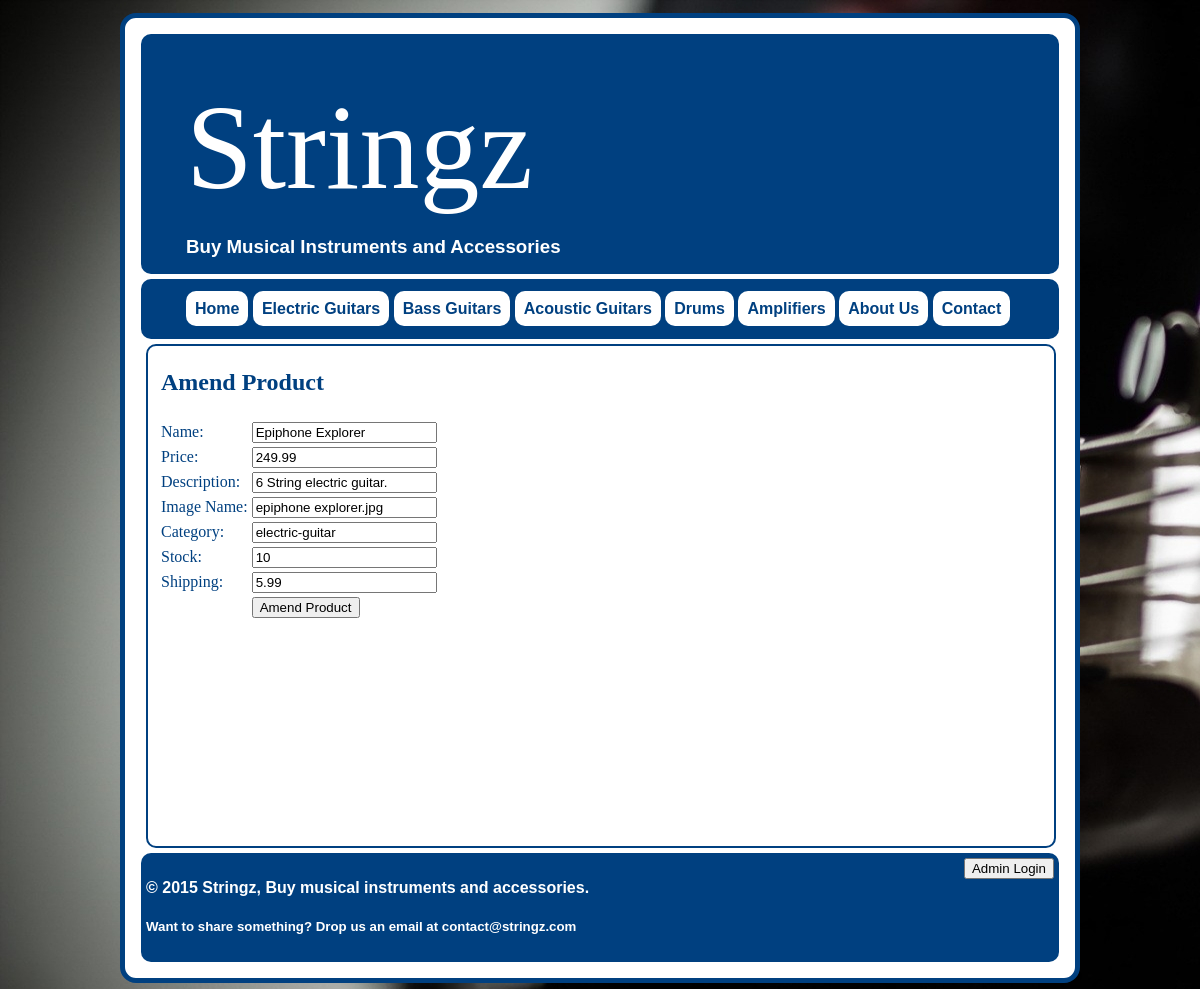
/AmendProduct.php?id=1, run on the app's committed database.
### tables this page shows
CREATE TABLE IF NOT EXISTS `product` (
  `id` int(11) NOT NULL auto_increment,
  `name` varchar(40) default NULL,
  `price` float NOT NULL,
  `description` varchar(500) NOT NULL,
  `imagename` varchar(25) NOT NULL,
  `category` varchar(20) NOT NULL,
  `quantity` int(11) NOT NULL,
  `shipping` float NOT NULL,
  PRIMARY KEY  (`id`)
);

### AmendProduct.php (the view, shortened to what this page needs)
<?php
require './includes/init.php';
?>
<!DOCTYPE html>
<html>
	<head>
<link href="./css/main.css" rel="stylesheet" type="text/css" />	</head>
	<body>
		<div id="pagewrap">
			<div class =miniwrapper>
				<?php include 'includes/headerAmend.php'
				?>
				<?php include 'includes/navigation.php'
				?>
				<section id="content">
					<div class="table_content">
						<div class="scrollspy-example">
							<table>
								<td><h2>Amend Product</h2></td>
							</table>
							<?php
$AmendID=$_GET['id'];
$query ="SELECT * FROM product WHERE id='$AmendID'";
$result = mysqli_query($connection,$query) or exit ("Error in query: $query. ".mysqli_error());
$row = mysqli_fetch_assoc($result)
							?>
							<form method="POST" action="UpdateProduct.php" >
								<table>
									<tr>
										<td><label for="name">Name: </label></td>
										<td>
										<input type="text" name="name" value="<?php echo $row["name"]; ?>"/>
										</td>
									</tr>
									<td><label for="price">Price: </label></td>
									<td>
									<input type="text" name="price" value="<?php echo $row['price']; ?>"/>
									</td>
									<tr>
										<td><label for="description">Description: </label></td>
										<td>
										<input type="text" name="description" value="<?php echo $row['description']; ?>"/>
										</td>
									<tr>
										<td><label for="imagename">Image Name: </label></td>
										<td>
										<input type="text" name="imagename" value="<?php echo $row['imagename']; ?>"/>
										</td>
									<tr>
										<td><label for="category">Category: </label></td>
										<td>
										<input type="text" name="category" value="<?php echo $row['category']; ?>"/>
										</td>
									<tr>
										<td><label for="stock">Stock: </label></td>
										<td>
										<input type="text" name="quantity" value="<?php echo $row['quantity']; ?>"/>
										</td>
									<tr>
										<td><label for="shipping">Shipping: </label></td>
										<td>
										<input type="text" name="shipping" value="<?php echo $row['shipping']; ?>"/>
										</td>
									<tr>
										<td></td>
										<td>
										<input type="submit" value="Amend Product" />
										</td>
								</table>
						</div>
				</section>
				<?php include'includes/footer.php'
				?>
			</div>
		</div>
	</body>
</html>

### css/main.css (style rules this page uses)
body { font: 1em Arial, Helvetica, sans-serif; }
#pagewrap { width: 960px; margin: 0px auto; }
.miniwrapper { border: solid 5px #004080; border-radius: 1em; padding: 1em; background-color: #FFFFFF; color: #004080; }
#content { width: 910px; float: left; }
#content { background:#FFFFFF; }
#pagewrap, header, #content, #sidebar, footer, nav { padding: 5px; }
.scrollspy-example { height: 500px; overflow: auto; border-radius: 10px; border: solid 2px #004080; width:906px; }
table { border: solid 0px white; margin-left:10px; font: normal 16px Cambria; background-color: #FFFFFF; text-transform:lowercase; text-transform: capitalize; }

### data on the page
product: name "Epiphone Explorer", price "249.99", description "6 String electric guitar.", imagename "epiphone explorer.jpg", category "electric-guitar", quantity "10", shipping "5.99"
